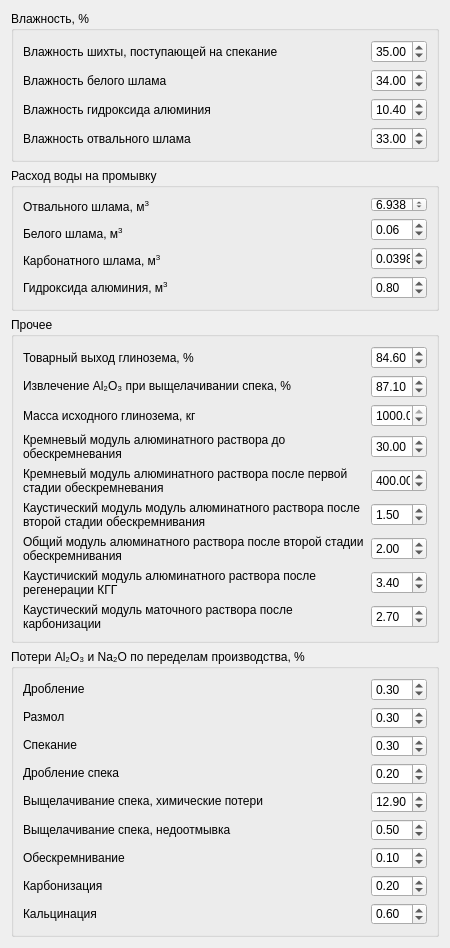
         <widget class="QWidget" name="scrollAreaWidgetContents">
          <property name="geometry">
           <rect>
            <x>0</x>
            <y>-439</y>
            <width>450</width>
            <height>948</height>
           </rect>
          </property>
          <layout class="QVBoxLayout" name="verticalLayout">
           <item>
            <widget class="QGroupBox" name="groupBox">
             <property name="styleSheet">
              <string notr="true"/>
             </property>
             <property name="title">
              <string>Влажность, %</string>
             </property>
             <layout class="QGridLayout" name="gridLayout">
              <property name="bottomMargin">
               <number>9</number>
              </property>
              <item row="0" column="2">
               <layout class="QVBoxLayout" name="verticalLayout_12">
                <item>
                 <widget class="QDoubleSpinBox" name="ChargeHumidity1">
                  <property name="maximumSize">
                   <size>
                    <width>56</width>
                    <height>16777215</height>
                   </size>
                  </property>
                  <property name="value">
                   <double>35.000000000000000</double>
                  </property>
                 </widget>
                </item>
                <item>
                 <widget class="QDoubleSpinBox" name="HumidityWhiteMud1">
                  <property name="maximumSize">
                   <size>
                    <width>56</width>
                    <height>16777215</height>
                   </size>
                  </property>
                  <property name="value">
                   <double>34.000000000000000</double>
                  </property>
                 </widget>
                </item>
                <item>
                 <widget class="QDoubleSpinBox" name="HumidityAluminumHydroxide1">
                  <property name="maximumSize">
                   <size>
                    <width>56</width>
                    <height>16777215</height>
                   </size>
                  </property>
                  <property name="value">
                   <double>10.400000000000000</double>
                  </property>
                 </widget>
                </item>
                <item>
                 <widget class="QDoubleSpinBox" name="HumidityDumpMud1">
                  <property name="maximumSize">
                   <size>
                    <width>56</width>
                    <height>16777215</height>
                   </size>
                  </property>
                  <property name="value">
                   <double>33.000000000000000</double>
                  </property>
                 </widget>
                </item>
               </layout>
              </item>
              <item row="0" column="0">
               <layout class="QVBoxLayout" name="verticalLayout_11">
                <item>
                 <widget class="QLabel" name="label_2">
                  <property name="text">
                   <string>Влажность шихты, поступающей на спекание</string>
                  </property>
                  <property name="wordWrap">
                   <bool>false</bool>
                  </property>
                 </widget>
                </item>
                <item>
                 <widget class="QLabel" name="label_7">
                  <property name="text">
                   <string>Влажность белого шлама</string>
                  </property>
                 </widget>
                </item>
                <item>
                 <widget class="QLabel" name="label_11">
                  <property name="text">
                   <string>Влажность гидроксида алюминия</string>
                  </property>
                 </widget>
                </item>
                <item>
                 <widget class="QLabel" name="label_10">
                  <property name="text">
                   <string>Влажность отвального шлама</string>
                  </property>
                 </widget>
                </item>
               </layout>
              </item>
             </layout>
            </widget>
           </item>
           <item>
            <widget class="QGroupBox" name="groupBox_4">
             <property name="maximumSize">
              <size>
               <width>16777215</width>
               <height>16777215</height>
              </size>
             </property>
             <property name="title">
              <string>Расход воды на промывку</string>
             </property>
             <layout class="QHBoxLayout" name="horizontalLayout_2">
              <property name="spacing">
               <number>6</number>
              </property>
              <property name="leftMargin">
               <number>9</number>
              </property>
              <property name="bottomMargin">
               <number>9</number>
              </property>
              <item>
               <layout class="QVBoxLayout" name="verticalLayout_5">
                <item>
                 <widget class="QLabel" name="label_14">
                  <property name="text">
                   <string>&lt;html&gt;&lt;head/&gt;&lt;body&gt;&lt;p&gt;Отвального шлама, м&lt;span style=&quot; vertical-align:super;&quot;&gt;3&lt;/span&gt;&lt;/p&gt;&lt;/body&gt;&lt;/html&gt;</string>
                  </property>
                 </widget>
                </item>
                <item>
                 <widget class="QLabel" name="label_17">
                  <property name="text">
                   <string>&lt;html&gt;&lt;head/&gt;&lt;body&gt;&lt;p&gt;Белого шлама, м&lt;span style=&quot; vertical-align:super;&quot;&gt;3&lt;/span&gt;&lt;/p&gt;&lt;/body&gt;&lt;/html&gt;</string>
                  </property>
                 </widget>
                </item>
                <item>
                 <widget class="QLabel" name="label_15">
                  <property name="text">
                   <string>&lt;html&gt;&lt;head/&gt;&lt;body&gt;&lt;p&gt;Карбонатного шлама, м&lt;span style=&quot; vertical-align:super;&quot;&gt;3&lt;/span&gt;&lt;/p&gt;&lt;/body&gt;&lt;/html&gt;</string>
                  </property>
                 </widget>
                </item>
                <item>
                 <widget class="QLabel" name="label_16">
                  <property name="text">
                   <string>&lt;html&gt;&lt;head/&gt;&lt;body&gt;&lt;p&gt;Гидроксида алюминия, м&lt;span style=&quot; vertical-align:super;&quot;&gt;3&lt;/span&gt;&lt;/p&gt;&lt;/body&gt;&lt;/html&gt;</string>
                  </property>
                 </widget>
                </item>
               </layout>
              </item>
              <item>
               <layout class="QVBoxLayout" name="verticalLayout_6">
                <property name="leftMargin">
                 <number>0</number>
                </property>
                <item>
                 <widget class="QDoubleSpinBox" name="DumpMud1">
                  <property name="minimumSize">
                   <size>
                    <width>0</width>
                    <height>3</height>
                   </size>
                  </property>
                  <property name="maximumSize">
                   <size>
                    <width>56</width>
                    <height>16777215</height>
                   </size>
                  </property>
                  <property name="decimals">
                   <number>3</number>
                  </property>
                  <property name="value">
                   <double>6.938000000000000</double>
                  </property>
                 </widget>
                </item>
                <item>
                 <widget class="QDoubleSpinBox" name="WhiteMud1">
                  <property name="maximumSize">
                   <size>
                    <width>56</width>
                    <height>16777215</height>
                   </size>
                  </property>
                  <property name="value">
                   <double>0.060000000000000</double>
                  </property>
                 </widget>
                </item>
                <item>
                 <widget class="QDoubleSpinBox" name="CarbonMud1">
                  <property name="maximumSize">
                   <size>
                    <width>56</width>
                    <height>16777215</height>
                   </size>
                  </property>
                  <property name="decimals">
                   <number>4</number>
                  </property>
                  <property name="value">
                   <double>0.039800000000000</double>
                  </property>
                 </widget>
                </item>
                <item>
                 <widget class="QDoubleSpinBox" name="AluminumHydroxide1">
                  <property name="maximumSize">
                   <size>
                    <width>56</width>
                    <height>16777215</height>
                   </size>
                  </property>
                  <property name="value">
                   <double>0.800000000000000</double>
                  </property>
                 </widget>
                </item>
               </layout>
              </item>
             </layout>
            </widget>
           </item>
           <item>
            <widget class="QGroupBox" name="groupBox_9">
             <property name="sizePolicy">
              <sizepolicy hsizetype="Preferred" vsizetype="Preferred">
               <horstretch>0</horstretch>
               <verstretch>0</verstretch>
              </sizepolicy>
             </property>
             <property name="minimumSize">
              <size>
               <width>0</width>
               <height>0</height>
              </size>
             </property>
             <property name="maximumSize">
              <size>
               <width>16777204</width>
               <height>16777204</height>
              </size>
             </property>
             <property name="title">
              <string>Прочее</string>
             </property>
             <layout class="QVBoxLayout" name="verticalLayout_17">
              <item>
               <layout class="QHBoxLayout" name="horizontalLayout_15">
                <item>
                 <widget class="QLabel" name="label_50">
                  <property name="text">
                   <string>Товарный выход глинозема, %</string>
                  </property>
                 </widget>
                </item>
                <item>
                 <widget class="QDoubleSpinBox" name="Release1">
                  <property name="maximumSize">
                   <size>
                    <width>56</width>
                    <height>16777215</height>
                   </size>
                  </property>
                  <property name="value">
                   <double>84.599999999999994</double>
                  </property>
                 </widget>
                </item>
               </layout>
              </item>
              <item>
               <layout class="QHBoxLayout" name="horizontalLayout_16">
                <item>
                 <widget class="QLabel" name="label_51">
                  <property name="text">
                   <string>&lt;html&gt;&lt;head/&gt;&lt;body&gt;&lt;p&gt;Извлечение Al₂O₃ при выщелачивании спека, %&lt;/p&gt;&lt;/body&gt;&lt;/html&gt;</string>
                  </property>
                  <property name="wordWrap">
                   <bool>false</bool>
                  </property>
                 </widget>
                </item>
                <item>
                 <widget class="QDoubleSpinBox" name="Extract1">
                  <property name="maximumSize">
                   <size>
                    <width>56</width>
                    <height>16777215</height>
                   </size>
                  </property>
                  <property name="value">
                   <double>87.099999999999994</double>
                  </property>
                 </widget>
                </item>
               </layout>
              </item>
              <item>
               <layout class="QHBoxLayout" name="horizontalLayout_17">
                <item>
                 <widget class="QLabel" name="label_52">
                  <property name="text">
                   <string>Масса исходного глинозема, кг</string>
                  </property>
                 </widget>
                </item>
                <item>
                 <widget class="QDoubleSpinBox" name="Mass1">
                  <property name="maximumSize">
                   <size>
                    <width>56</width>
                    <height>16777215</height>
                   </size>
                  </property>
                  <property name="maximum">
                   <double>1000.000000000000000</double>
                  </property>
                  <property name="value">
                   <double>1000.000000000000000</double>
                  </property>
                 </widget>
                </item>
               </layout>
              </item>
              <item>
               <layout class="QHBoxLayout" name="horizontalLayout_18">
                <item>
                 <widget class="QLabel" name="label_8">
                  <property name="text">
                   <string>Кремневый модуль алюминатного раствора до обескремневания</string>
                  </property>
                  <property name="wordWrap">
                   <bool>true</bool>
                  </property>
                 </widget>
                </item>
                <item>
                 <widget class="QDoubleSpinBox" name="SiliconModuleDo1">
                  <property name="maximumSize">
                   <size>
                    <width>56</width>
                    <height>16777215</height>
                   </size>
                  </property>
                  <property name="value">
                   <double>30.000000000000000</double>
                  </property>
                 </widget>
                </item>
               </layout>
              </item>
              <item>
               <layout class="QHBoxLayout" name="horizontalLayout_19">
                <item>
                 <widget class="QLabel" name="label_53">
                  <property name="sizePolicy">
                   <sizepolicy hsizetype="Preferred" vsizetype="Preferred">
                    <horstretch>0</horstretch>
                    <verstretch>0</verstretch>
                   </sizepolicy>
                  </property>
                  <property name="text">
                   <string>Кремневый модуль алюминатного раствора после первой стадии обескремневания</string>
                  </property>
                  <property name="wordWrap">
                   <bool>true</bool>
                  </property>
                 </widget>
                </item>
                <item>
                 <widget class="QDoubleSpinBox" name="SiliconModulePosle1">
                  <property name="maximumSize">
                   <size>
                    <width>56</width>
                    <height>16777215</height>
                   </size>
                  </property>
                  <property name="maximum">
                   <double>1000.000000000000000</double>
                  </property>
                  <property name="value">
                   <double>400.000000000000000</double>
                  </property>
                 </widget>
                </item>
               </layout>
              </item>
              <item>
               <layout class="QHBoxLayout" name="horizontalLayout_20">
                <item>
                 <widget class="QLabel" name="label_9">
                  <property name="text">
                   <string>Каустический модуль модуль алюминатного раствора после второй стадии обескремнивания</string>
                  </property>
                  <property name="wordWrap">
                   <bool>true</bool>
                  </property>
                 </widget>
                </item>
                <item>
                 <widget class="QDoubleSpinBox" name="CMAlum1">
                  <property name="maximumSize">
                   <size>
                    <width>56</width>
                    <height>16777215</height>
                   </size>
                  </property>
                  <property name="value">
                   <double>1.500000000000000</double>
                  </property>
                 </widget>
                </item>
               </layout>
              </item>
              <item>
               <layout class="QHBoxLayout" name="horizontalLayout_21">
                <item>
                 <widget class="QLabel" name="label_54">
                  <property name="text">
                   <string>Общий модуль алюминатного раствора после второй стадии обескремнивания</string>
                  </property>
                  <property name="wordWrap">
                   <bool>true</bool>
                  </property>
                 </widget>
                </item>
                <item>
                 <widget class="QDoubleSpinBox" name="CMCarbon1">
                  <property name="maximumSize">
                   <size>
                    <width>56</width>
                    <height>16777215</height>
                   </size>
                  </property>
                  <property name="value">
                   <double>2.000000000000000</double>
                  </property>
                 </widget>
                </item>
               </layout>
              </item>
              <item>
               <layout class="QHBoxLayout" name="horizontalLayout_22">
                <item>
                 <widget class="QLabel" name="label_55">
                  <property name="text">
                   <string>Каустичиский модуль алюминатного раствора после регенерации КГГ</string>
                  </property>
                  <property name="wordWrap">
                   <bool>true</bool>
                  </property>
                 </widget>
                </item>
                <item>
                 <widget class="QDoubleSpinBox" name="CMRegen1">
                  <property name="maximumSize">
                   <size>
                    <width>56</width>
                    <height>16777215</height>
                   </size>
                  </property>
                  <property name="value">
                   <double>3.400000000000000</double>
                  </property>
                 </widget>
                </item>
               </layout>
              </item>
              <item>
               <layout class="QHBoxLayout" name="horizontalLayout_23">
                <item>
                 <widget class="QLabel" name="label_12">
                  <property name="text">
                   <string>Каустический модуль маточного раствора после карбонизации</string>
                  </property>
                  <property name="wordWrap">
                   <bool>true</bool>
                  </property>
                 </widget>
                </item>
                <item>
                 <widget class="QDoubleSpinBox" name="CMOAlum1">
                  <property name="maximumSize">
                   <size>
                    <width>56</width>
                    <height>16777215</height>
                   </size>
                  </property>
                  <property name="value">
                   <double>2.700000000000000</double>
                  </property>
                 </widget>
                </item>
               </layout>
              </item>
             </layout>
            </widget>
           </item>
           <item>
            <widget class="QGroupBox" name="groupBox_5">
             <property name="minimumSize">
              <size>
               <width>0</width>
               <height>286</height>
              </size>
             </property>
             <property name="title">
              <string>Потери Al₂O₃ и Na₂O по переделам производства, %</string>
             </property>
             <layout class="QHBoxLayout" name="horizontalLayout">
              <item>
               <layout class="QVBoxLayout" name="verticalLayout_3">
                <item>
                 <widget class="QLabel" name="label_18">
                  <property name="text">
                   <string>&lt;html&gt;&lt;head/&gt;&lt;body&gt;&lt;p&gt;Дробление&lt;/p&gt;&lt;/body&gt;&lt;/html&gt;</string>
                  </property>
                 </widget>
                </item>
                <item>
                 <widget class="QLabel" name="label_21">
                  <property name="text">
                   <string>&lt;html&gt;&lt;head/&gt;&lt;body&gt;&lt;p&gt;Размол&lt;/p&gt;&lt;/body&gt;&lt;/html&gt;</string>
                  </property>
                 </widget>
                </item>
                <item>
                 <widget class="QLabel" name="label_19">
                  <property name="text">
                   <string>&lt;html&gt;&lt;head/&gt;&lt;body&gt;&lt;p&gt;Спекание&lt;/p&gt;&lt;/body&gt;&lt;/html&gt;</string>
                  </property>
                 </widget>
                </item>
                <item>
                 <widget class="QLabel" name="label_13">
                  <property name="text">
                   <string>Дробление спека</string>
                  </property>
                 </widget>
                </item>
                <item>
                 <widget class="QLabel" name="label_22">
                  <property name="lineWidth">
                   <number>1</number>
                  </property>
                  <property name="text">
                   <string>&lt;html&gt;&lt;head/&gt;&lt;body&gt;&lt;p&gt;Выщелачивание спека, химические потери&lt;/p&gt;&lt;/body&gt;&lt;/html&gt;</string>
                  </property>
                  <property name="alignment">
                   <set>Qt::AlignLeading|Qt::AlignLeft|Qt::AlignVCenter</set>
                  </property>
                  <property name="margin">
                   <number>0</number>
                  </property>
                 </widget>
                </item>
                <item>
                 <widget class="QLabel" name="label_23">
                  <property name="text">
                   <string>&lt;html&gt;&lt;head/&gt;&lt;body&gt;&lt;p&gt;Выщелачивание спека, недоотмывка&lt;/p&gt;&lt;/body&gt;&lt;/html&gt;</string>
                  </property>
                  <property name="alignment">
                   <set>Qt::AlignLeading|Qt::AlignLeft|Qt::AlignVCenter</set>
                  </property>
                  <property name="margin">
                   <number>0</number>
                  </property>
                 </widget>
                </item>
                <item>
                 <widget class="QLabel" name="label_24">
                  <property name="text">
                   <string>&lt;html&gt;&lt;head/&gt;&lt;body&gt;&lt;p&gt;Обескремнивание&lt;/p&gt;&lt;/body&gt;&lt;/html&gt;</string>
                  </property>
                 </widget>
                </item>
                <item>
                 <widget class="QLabel" name="label_25">
                  <property name="text">
                   <string>&lt;html&gt;&lt;head/&gt;&lt;body&gt;&lt;p&gt;Карбонизация&lt;/p&gt;&lt;/body&gt;&lt;/html&gt;</string>
                  </property>
                 </widget>
                </item>
                <item>
                 <widget class="QLabel" name="label_27">
                  <property name="text">
                   <string>&lt;html&gt;&lt;head/&gt;&lt;body&gt;&lt;p&gt;Кальцинация&lt;/p&gt;&lt;/body&gt;&lt;/html&gt;</string>
                  </property>
                 </widget>
                </item>
               </layout>
              </item>
              <item>
               <layout class="QVBoxLayout" name="verticalLayout_4">
                <item>
                 <widget class="QDoubleSpinBox" name="Crushing1">
                  <property name="maximumSize">
                   <size>
                    <width>56</width>
                    <height>16777215</height>
                   </size>
                  </property>
                  <property name="value">
                   <double>0.300000000000000</double>
                  </property>
                 </widget>
                </item>
                <item>
                 <widget class="QDoubleSpinBox" name="Grind1">
                  <property name="maximumSize">
                   <size>
                    <width>56</width>
                    <height>16777215</height>
                   </size>
                  </property>
                  <property name="value">
                   <double>0.300000000000000</double>
                  </property>
                 </widget>
                </item>
                <item>
                 <widget class="QDoubleSpinBox" name="Baking1">
                  <property name="maximumSize">
                   <size>
                    <width>56</width>
                    <height>16777215</height>
                   </size>
                  </property>
                  <property name="value">
                   <double>0.300000000000000</double>
                  </property>
                 </widget>
                </item>
                <item>
                 <widget class="QDoubleSpinBox" name="BakCrushing1">
                  <property name="maximumSize">
                   <size>
                    <width>56</width>
                    <height>16777215</height>
                   </size>
                  </property>
                  <property name="value">
                   <double>0.200000000000000</double>
                  </property>
                 </widget>
                </item>
                <item>
                 <widget class="QDoubleSpinBox" name="ChemicalLosses1">
                  <property name="maximumSize">
                   <size>
                    <width>56</width>
                    <height>16777215</height>
                   </size>
                  </property>
                  <property name="value">
                   <double>12.900000000000000</double>
                  </property>
                 </widget>
                </item>
                <item>
                 <widget class="QDoubleSpinBox" name="Underwashing1">
                  <property name="maximumSize">
                   <size>
                    <width>56</width>
                    <height>16777215</height>
                   </size>
                  </property>
                  <property name="value">
                   <double>0.500000000000000</double>
                  </property>
                 </widget>
                </item>
                <item>
                 <widget class="QDoubleSpinBox" name="Desilting1">
                  <property name="maximumSize">
                   <size>
                    <width>56</width>
                    <height>16777215</height>
                   </size>
                  </property>
                  <property name="value">
                   <double>0.100000000000000</double>
                  </property>
                 </widget>
                </item>
                <item>
                 <widget class="QDoubleSpinBox" name="Carbonation1">
                  <property name="maximumSize">
                   <size>
                    <width>56</width>
                    <height>16777215</height>
                   </size>
                  </property>
                  <property name="value">
                   <double>0.200000000000000</double>
                  </property>
                 </widget>
                </item>
                <item>
                 <widget class="QDoubleSpinBox" name="Calcination1">
                  <property name="maximumSize">
                   <size>
                    <width>56</width>
                    <height>16777215</height>
                   </size>
                  </property>
                  <property name="value">
                   <double>0.600000000000000</double>
                  </property>
                 </widget>
                </item>
               </layout>
              </item>
             </layout>
            </widget>
           </item>
          </layout>
         </widget>
